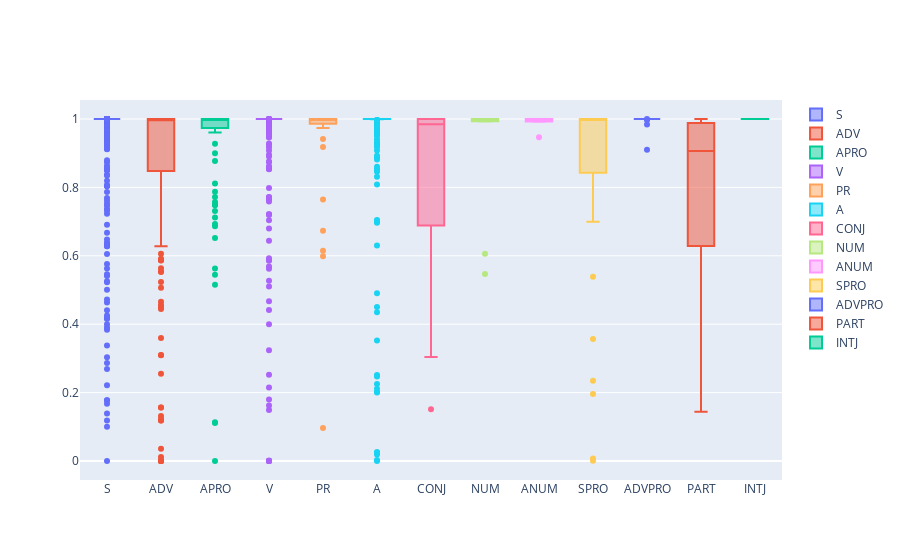

The code cell stored with this chart in its notebook:
### Code cell
data = []
for PoS in df2.PoS.unique():
    data.append(
        go.Box(y=df2[df2["PoS"]==PoS].wt, name=PoS)
    )

iplot(data, show_link = False)

### Figure 1 — Plotly figure (JSON) as saved in the notebook; plotly's stock layout.template omitted (floating-point values rounded to 4 significant figures; data arrays with more than 128 entries replaced by an {"elided": "..."} marker saying what was removed)
{"data": [{"name": "S", "type": "box", "y": {"elided": "711 float values"}}, {"name": "ADV", "type": "box", "y": {"elided": "208 float values"}}, {"name": "APRO", "type": "box", "y": [0.5154, 3.284e-05, 0.8118, 0.999, 0.1136, 1, 0.994, 0.9998, 1.0, 1, 1, 1, 1.0, 1, 0.9999, 1, 0.6929, 0.8769, 0.9274, 0.9963, 1, 0.9988, 1, 0.9999, 1, 0.9992, 1.0, 1, 0.8998, 0.7483, 0.9993, 0.9882, 0.7116, 1, 1, 0.7492, 1.0, 1, 0.9894, 0.111, 1.0, 0.7307, 0.787, 0.999, 0.5626, 1.0, 0.7719, 1, 0.9608, 1, 1, 0.652, 0.9999, 1, 1.0, 0.9986, 1, 1, 0.998, 1, 1, 0.7485, 1.0, 1, 1, 1, 1, 0.7573, 1, 1, 1, 1, 1, 0.9945, 0.6865, 0.9961, 1, 1, 1, 1.0, 0.9979, 1, 1.0, 0.9921, 1, 0.5446, 1.0, 1, 0.978]}, {"name": "V", "type": "box", "y": {"elided": "889 float values"}}, {"name": "PR", "type": "box", "y": [0.999, 1.0, 1, 1.0, 1, 0.9775, 0.9994, 1.0, 1, 0.9996, 0.5985, 0.9181, 0.6729, 0.9738, 0.9997, 1.0, 1, 0.9864, 1, 1, 0.9419, 1, 1.0, 1, 1, 1, 0.986, 0.9995, 0.09646, 1.0, 0.6147, 1, 0.7647, 1, 1, 1, 1, 1, 1]}, {"name": "A", "type": "box", "y": {"elided": "274 float values"}}, {"name": "CONJ", "type": "box", "y": [1.0, 0.9999, 0.6103, 0.8252, 0.6885, 1, 0.9822, 0.8058, 1, 0.9998, 0.3041, 0.625, 0.9999, 0.8024, 1, 0.9992, 0.1515, 0.9865]}, {"name": "NUM", "type": "box", "y": [0.9924, 0.9995, 1, 1, 1.0, 1, 0.5467, 1, 1, 0.6059, 1, 1, 1, 0.9934, 0.9937]}, {"name": "ANUM", "type": "box", "y": [1, 0.9974, 1, 1, 0.9923, 0.9948, 0.9927, 0.9948, 0.9999, 0.9998, 1, 0.9952, 0.9467, 0.9928]}, {"name": "SPRO", "type": "box", "y": [0.0007907, 0.5385, 1, 0.1956, 0.9887, 0.8207, 0.988, 1, 1.0, 1, 1, 0.8809, 0.747, 1, 1, 1, 1.0, 1, 0.781, 1, 1, 1, 1.0, 0.007359, 0.9438, 0.9999, 0.9981, 1, 0.9519, 0.6994, 0.7857, 0.3569, 1, 1, 0.8502, 1, 1, 1.0, 0.9597, 1, 1, 1, 1, 1, 1, 0.9493, 0.7346, 0.2347, 1]}, {"name": "ADVPRO", "type": "box", "y": [0.9974, 1, 1, 1, 1, 0.9841, 1, 1, 0.9999, 1, 1, 1, 1, 0.9102, 1.0, 1, 1, 1, 1, 1]}, {"name": "PART", "type": "box", "y": [0.9352, 0.5357, 1, 1, 0.7192, 0.9549, 0.6707, 0.7719, 0.9074, 0.5596, 0.9999, 0.615, 0.7704, 0.176, 0.8212, 0.1439, 0.4708, 0.9758, 0.9991, 0.9945, 0.9473, 0.9061, 0.9925]}, {"name": "INTJ", "type": "box", "y": [0.9997, 1]}], "layout": {}}
